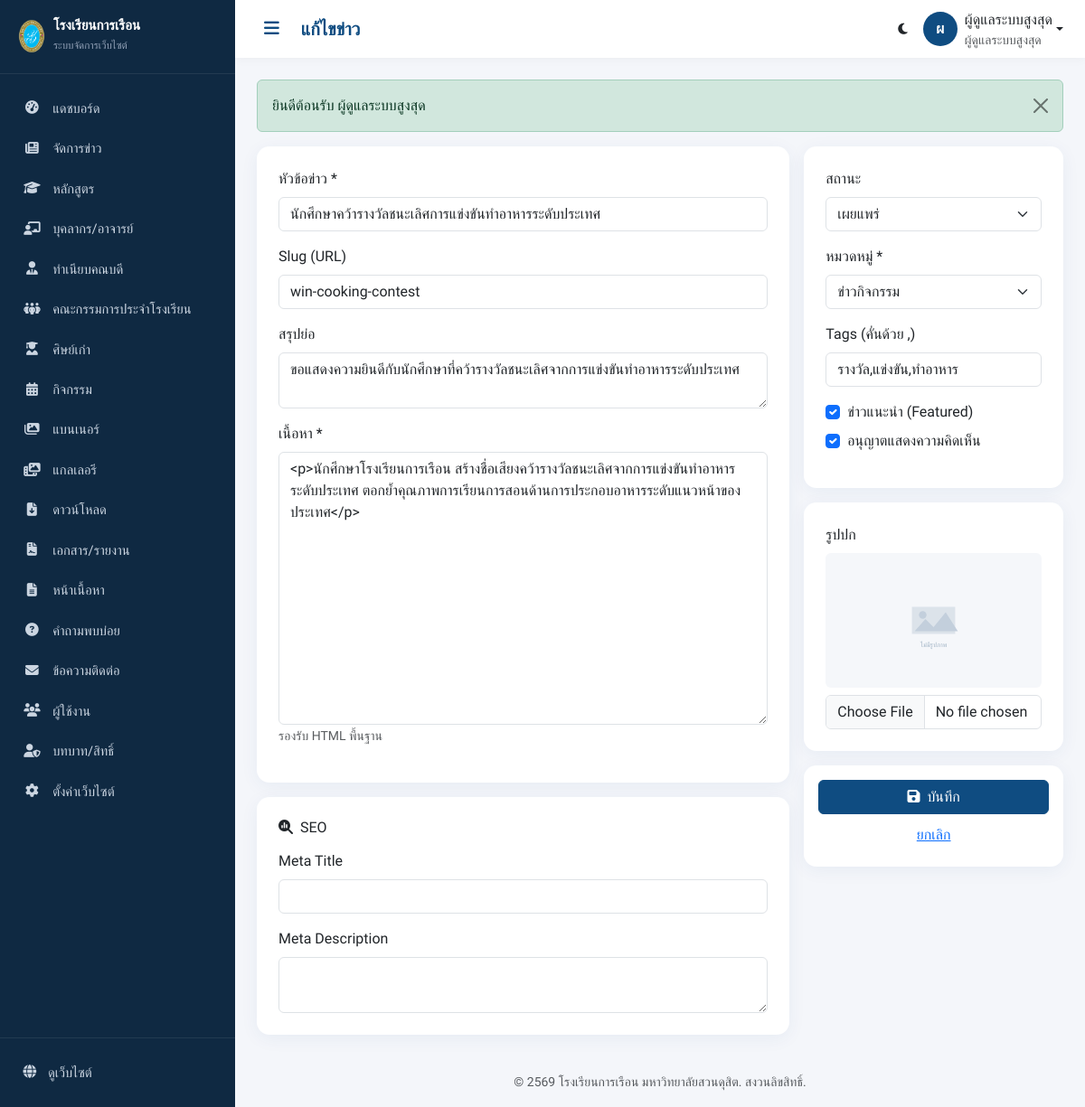
The page /admin/news/edit/2 (signed in) on the database its author committed.
### tables this page shows
CREATE TABLE `news` (
  `id`            INT UNSIGNED NOT NULL AUTO_INCREMENT,
  `category_id`   INT UNSIGNED NOT NULL,
  `user_id`       INT UNSIGNED DEFAULT NULL COMMENT 'ผู้เขียน',
  `title`         VARCHAR(255) NOT NULL,
  `slug`          VARCHAR(280) NOT NULL,
  `excerpt`       VARCHAR(500) DEFAULT NULL COMMENT 'สรุปย่อ',
  `content`       LONGTEXT NOT NULL,
  `cover_image`   VARCHAR(255) DEFAULT NULL,
  `tags`          VARCHAR(255) DEFAULT NULL COMMENT 'คั่นด้วยจุลภาค',
  `views`         INT UNSIGNED NOT NULL DEFAULT 0,
  `is_featured`   TINYINT(1) NOT NULL DEFAULT 0,
  `allow_comment` TINYINT(1) NOT NULL DEFAULT 1,
  `meta_title`    VARCHAR(255) DEFAULT NULL,
  `meta_description` VARCHAR(300) DEFAULT NULL,
  `published_at`  DATETIME DEFAULT NULL,
  `status`        ENUM('published','draft','pending','inactive') NOT NULL DEFAULT 'draft',
  `created_at`    DATETIME DEFAULT NULL,
  `updated_at`    DATETIME DEFAULT NULL,
  `deleted_at`    DATETIME DEFAULT NULL,
  PRIMARY KEY (`id`),
  UNIQUE KEY `uq_news_slug` (`slug`),
  KEY `idx_news_cat` (`category_id`),
  KEY `idx_news_status` (`status`),
  KEY `idx_news_featured` (`is_featured`),
  FULLTEXT KEY `ft_news` (`title`, `excerpt`, `content`),
  CONSTRAINT `fk_news_cat` FOREIGN KEY (`category_id`) REFERENCES `news_category`(`id`),
  CONSTRAINT `fk_news_user` FOREIGN KEY (`user_id`) REFERENCES `users`(`id`) ON DELETE SET NULL
);

CREATE TABLE `news_category` (
  `id`         INT UNSIGNED NOT NULL AUTO_INCREMENT,
  `name`       VARCHAR(150) NOT NULL,
  `slug`       VARCHAR(180) NOT NULL,
  `description`VARCHAR(255) DEFAULT NULL,
  `sort_order` INT NOT NULL DEFAULT 0,
  `status`     ENUM('active','inactive') NOT NULL DEFAULT 'active',
  `created_at` DATETIME DEFAULT NULL,
  `updated_at` DATETIME DEFAULT NULL,
  `deleted_at` DATETIME DEFAULT NULL,
  PRIMARY KEY (`id`),
  UNIQUE KEY `uq_newscat_slug` (`slug`)
);

### app/core/View.php (called while the page is built, shortened)
<?php
class View
{
    public static function render(string $view, array $data = [], ?string $layout = 'public'): void
    {
        $viewFile = VIEW_PATH . '/' . $view . '.php';
        extract($data, EXTR_SKIP);
        require $viewFile;
    }
}

### app/core/Controller.php (called while the page is built, shortened)
<?php
abstract class Controller
{
    protected function model(string $name)
    {
        $file = APP_PATH . '/models/' . $name . '.php';
        return new $name();
    }
    protected function adminView(string $view, array $data = []): void
    {
        if (!str_starts_with($view, 'admin/')) {
            $view = 'admin/' . $view;
        }
        View::render($view, $data, 'admin');
    }
}

### app/controllers/admin/NewsController.php (called while the page is built, shortened)
<?php
class NewsController extends AdminController
{
    public function edit(int $id = 0): void
    {
        $news = $this->model('News')->find($id);
        $this->adminView('news/form', [
            'title' => 'แก้ไขข่าว',
            'news'  => $news,
            'categories' => $this->model('NewsCategory')->all('sort_order ASC'),
        ]);
    }
}

### app/core/App.php (called while the page is built, shortened)
<?php
class App
{
    private string $method = DEFAULT_METHOD;
    private bool   $isAdmin = false;
    public function run(): void
    {
        $url = $this->parseUrl();
        if (!empty($url) && strtolower($url[0]) === 'admin') {
            $this->isAdmin = true;
            array_shift($url);
            $controllerDir = APP_PATH . '/controllers/admin/';
        } else {
            $controllerDir = APP_PATH . '/controllers/';
            $namespacePrefix = '';
        }
        if (!empty($url[0])) {
            $candidate = ucfirst($url[0]) . 'Controller';
            if (file_exists($controllerDir . $candidate . '.php')) {
                array_shift($url);
            } elseif ($this->isAdmin) {
                $this->controllerName = 'DashboardController';
            }
        }
        $controller = new $className();
        if (!empty($url[0]) && method_exists($controller, $url[0])) {
            $this->method = $url[0];
            array_shift($url);
        }
        $this->params = $url ? array_values($url) : [];
        call_user_func_array([$controller, $this->method], $this->params);
    }
    private function parseUrl(): array
    {
        $url = rtrim($_GET['url'], '/');
        $url = filter_var($url, FILTER_SANITIZE_URL);
        return explode('/', $url);
    }
}

### public/index.php (called while the page is built)
<?php
require_once __DIR__ . '/../app/core/bootstrap.php';
$app = new App();
$app->run();

### app/core/bootstrap.php (called while the page is built, shortened)
<?php
spl_autoload_register(function ($class) {
    $short = str_contains($class, '\\') ? substr(strrchr($class, '\\'), 1) : $class;
    $paths = [
        APP_PATH . '/core/' . $short . '.php',
        APP_PATH . '/helpers/' . $short . '.php',
        APP_PATH . '/models/' . $short . '.php',
        APP_PATH . '/middleware/' . $short . '.php',
    ];
    foreach ($paths as $path) {
        if (file_exists($path)) {
            return;
        }
    }
});
require_once APP_PATH . '/helpers/functions.php';

### app/core/Model.php (called while the page is built, shortened)
<?php
abstract class Model
{
    protected Database $db;
    protected string $table = '';
    protected string $primaryKey = 'id';
    protected bool $softDelete = true;
    public function __construct()
    {
        $this->db = new Database();
    }
    public function all(string $orderBy = 'id DESC'): array
    {
        $sql = "SELECT * FROM {$this->table}";
        if ($this->softDelete) {
            $sql .= " WHERE deleted_at IS NULL";
        }
        $sql .= " ORDER BY {$orderBy}";
        return $this->db->query($sql)->all();
    }
    public function find(int $id): ?array
    {
        $sql = "SELECT * FROM {$this->table} WHERE {$this->primaryKey} = :id";
        if ($this->softDelete) {
            $sql .= " AND deleted_at IS NULL";
        }
        $sql .= " LIMIT 1";
        $row = $this->db->query($sql)->bind(['id' => $id])->one();
        return $row ?: null;
    }
}

### app/config/database.php (called while the page is built)
<?php
return [
    'host'     => '127.0.0.1',
    'port'     => '3306',
    'database' => 'fooddusit_db',
    'username' => 'root',
    'password' => '',
    'charset'  => 'utf8mb4',
    'collation'=> 'utf8mb4_unicode_ci',
    'options'  => [
        PDO::ATTR_ERRMODE            => PDO::ERRMODE_EXCEPTION,
        PDO::ATTR_DEFAULT_FETCH_MODE => PDO::FETCH_ASSOC,
        PDO::ATTR_EMULATE_PREPARES   => false,
        PDO::ATTR_PERSISTENT         => false,
    ],
];

### app/core/Database.php (called while the page is built, shortened)
<?php
class Database
{
    private static ?PDO $instance = null;
    private $stmt = null;
    public static function pdo(): PDO
    {
        if (self::$instance === null) {
            $config = require APP_PATH . '/config/database.php';
            $dsn = sprintf(
                'mysql:host=%s;port=%s;dbname=%s;charset=%s',
                $config['host'],
                $config['port'],
                $config['database'],
                $config['charset']
            );
            try {
                self::$instance = new PDO(
                    $dsn,
                    $config['username'],
                    $config['password'],
                    $config['options']
                );
            } catch (PDOException $e) {
                if (APP_ENV === 'development') {
                    die('เชื่อมต่อฐานข้อมูลไม่สำเร็จ: ' . $e->getMessage());
                }
                error_log('DB Connection Error: ' . $e->getMessage());
                die('ขออภัย ระบบไม่สามารถเชื่อมต่อฐานข้อมูลได้ในขณะนี้');
            }
        }
        return self::$instance;
    }
    public function query(string $sql): self
    {
        $this->stmt = self::pdo()->prepare($sql);
        return $this;
    }
    public function bind(array $params): self
    {
        foreach ($params as $key => $value) {
            $type = match (true) {
                is_int($value)  => PDO::PARAM_INT,
                is_bool($value) => PDO::PARAM_BOOL,
                is_null($value) => PDO::PARAM_NULL,
                default         => PDO::PARAM_STR,
            };
            $param = is_int($key) ? $key + 1 : ':' . ltrim($key, ':');
            $this->stmt->bindValue($param, $value, $type);
        }
        return $this;
    }
    public function execute(array $params = []): bool
    {
        return $params ? $this->stmt->execute($params) : $this->stmt->execute();
    }
    public function all(array $params = []): array
    {
        $this->execute($params ?: []);
        return $this->stmt->fetchAll();
    }
    public function one(array $params = [])
    {
        $this->execute($params ?: []);
        return $this->stmt->fetch();
    }
}

### app/views/admin/news/form.php (the view, shortened to what this page needs)
<?php
$isEdit = $news !== null;
$action = $isEdit ? url('admin/news/update/' . $news['id']) : url('admin/news/store');
?>
<form method="post" action="<?= $action ?>" enctype="multipart/form-data">
  <div class="row g-3">
    <div class="col-lg-8">
      <div class="card p-4">
        <div class="mb-3">
          <label class="form-label">หัวข้อข่าว *</label>
          <input type="text" name="title" class="form-control" data-slug-source
                 value="<?= e($news['title'] ?? old('title')) ?>" required>
        </div>
        <div class="mb-3">
          <label class="form-label">Slug (URL)</label>
          <input type="text" name="slug" class="form-control" data-slug-target
                 value="<?= e($news['slug'] ?? '') ?>" placeholder="สร้างอัตโนมัติจากหัวข้อ">
        </div>
        <div class="mb-3">
          <label class="form-label">สรุปย่อ</label>
          <textarea name="excerpt" class="form-control" rows="2"><?= e($news['excerpt'] ?? '') ?></textarea>
        </div>
        <div class="mb-3">
          <label class="form-label">เนื้อหา *</label>
          <textarea name="content" class="form-control" rows="12"><?= e($news['content'] ?? '') ?></textarea>
          <small class="text-muted">รองรับ HTML พื้นฐาน</small>
        </div>
      </div>
      <div class="card p-4 mt-3">
        <h6 class="mb-3"><i class="fa-solid fa-magnifying-glass-chart me-2"></i>SEO</h6>
        <div class="mb-3">
          <label class="form-label">Meta Title</label>
          <input type="text" name="meta_title" class="form-control" value="<?= e($news['meta_title'] ?? '') ?>">
        </div>
        <div class="mb-0">
          <label class="form-label">Meta Description</label>
          <textarea name="meta_description" class="form-control" rows="2"><?= e($news['meta_description'] ?? '') ?></textarea>
        </div>
      </div>
    </div>
    <div class="col-lg-4">
      <div class="card p-4">
        <div class="mb-3">
          <label class="form-label">สถานะ</label>
          <select name="status" class="form-select">
            <?php foreach (['published' => 'เผยแพร่', 'draft' => 'ฉบับร่าง', 'pending' => 'รอตรวจ'] as $val => $lb): ?>
              <option value="<?= $val ?>" <?= ($news['status'] ?? 'draft') === $val ? 'selected' : '' ?>><?= $lb ?></option>
            <?php endforeach; ?>
          </select>
        </div>
        <div class="mb-3">
          <label class="form-label">หมวดหมู่ *</label>
          <select name="category_id" class="form-select" required>
            <?php foreach ($categories as $c): ?>
              <option value="<?= $c['id'] ?>" <?= ($news['category_id'] ?? '') == $c['id'] ? 'selected' : '' ?>><?= e($c['name']) ?></option>
            <?php endforeach; ?>
          </select>
        </div>
        <div class="mb-3">
          <label class="form-label">Tags (คั่นด้วย ,)</label>
          <input type="text" name="tags" class="form-control" value="<?= e($news['tags'] ?? '') ?>">
        </div>
        <div class="form-check mb-2">
          <input class="form-check-input" type="checkbox" name="is_featured" id="feat" value="1" <?= ($news['is_featured'] ?? 0) ? 'checked' : '' ?>>
          <label class="form-check-label" for="feat">ข่าวแนะนำ (Featured)</label>
        </div>
        <div class="form-check mb-3">
          <input class="form-check-input" type="checkbox" name="allow_comment" id="cmt" value="1" <?= ($news['allow_comment'] ?? 1) ? 'checked' : '' ?>>
          <label class="form-check-label" for="cmt">อนุญาตแสดงความคิดเห็น</label>
        </div>
      </div>
      <div class="card p-4 mt-3">
        <label class="form-label">รูปปก</label>
        <img src="<?= upload_url($news['cover_image'] ?? '') ?>" id="coverPreview" class="img-fluid rounded mb-2" style="max-height:180px;object-fit:cover;width:100%">
        <input type="file" name="cover_image" class="form-control" accept="image/*" data-preview="#coverPreview">
      </div>
      <div class="card p-3 mt-3">
        <button type="submit" class="btn btn-primary w-100"><i class="fa-solid fa-floppy-disk me-1"></i> บันทึก</button>
        <a href="<?= url('admin/news') ?>" class="btn btn-link w-100 mt-1">ยกเลิก</a>
      </div>
    </div>
  </div>
</form>

### public/assets/css/admin.css (style rules this page uses)
:root { --primary: #0F4C81; --primary-dark: #0a3a63; --gold: #D4AF37; --sidebar-w: 260px; --sidebar-bg: #0f2942; --admin-bg: #f4f6fa; --card-radius: 14px; }
* { box-sizing: border-box; }
body { font-family: 'Sarabun', sans-serif; background: var(--admin-bg); margin: 0; }
h1,h2,h3,h4,h5,h6 { font-family: 'Prompt', sans-serif; }
.card { border: none; border-radius: var(--card-radius); box-shadow: 0 4px 20px rgba(15,76,129,.06); }
.btn-primary { background: var(--primary); border-color: var(--primary); }

### rows shown on the page
news: title "นักศึกษาคว้ารางวัลชนะเลิศการแข่งขันทำอาหารระดับประเทศ", slug "win-cooking-contest", excerpt "ขอแสดงความยินดีกับนักศึกษาที่คว้ารางวัลชนะเลิศจากการแข่งขันทำอาหารระดับประเทศ", content "<p>นักศึกษาโรงเรียนการเรือน สร้างชื่อเสียงคว้ารางวัลชนะเลิศจากการแข่งขันทำอาหารระดับประเทศ ตอกย้ำคุณภาพการเรียนการสอนด้านการประกอบอาหารระดับแนวหน้าของประเทศ</p>", status "เผยแพร่", category_id "ข่าวกิจกรรม", tags "รางวัล,แข่งขัน,ทำอาหาร", is_featured "☑", allow_comment "☑"

### other values the page prints
$label "แดชบอร์ด"
$label "จัดการข่าว"
$label "หลักสูตร"
$label "บุคลากร/อาจารย์"
$label "ทำเนียบคณบดี"
$label "คณะกรรมการประจำโรงเรียน"
$label "ศิษย์เก่า"
$label "กิจกรรม"
$label "แบนเนอร์"
$label "แกลเลอรี"
$label "ดาวน์โหลด"
$label "เอกสาร/รายงาน"
$label "หน้าเนื้อหา"
$label "คำถามพบบ่อย"
$label "ข้อความติดต่อ"
